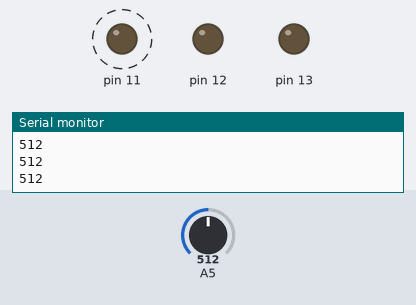
The sketch below on a simulated Arduino Uno, built with avr-gcc and run on an emulated ATmega328P. On the bench: output pins drawn as LEDs (lit = HIGH), the last lines printed to the serial monitor. Dashed ring = blinking. The inputs (shaded band) are chosen by the test bench; at power-on: A5 = 512.

Above: at 1.4 s.
1.5 s: A5 set to 390
At 2.35 s:
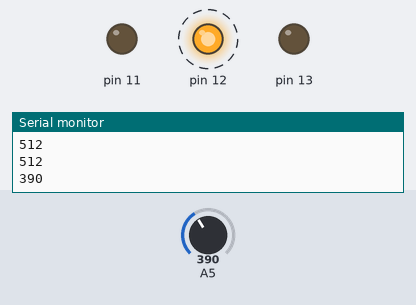
4.7 s: A5 set to 190
At 5.35 s:
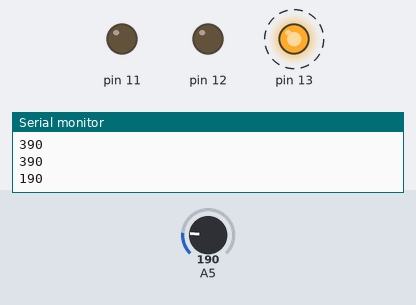
7.9 s: A5 set to 210
At 8.8 s:
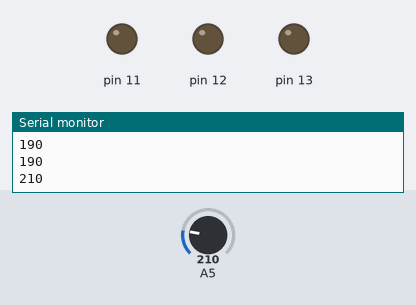
11.1 s: A5 set to 122
At 11.35 s:
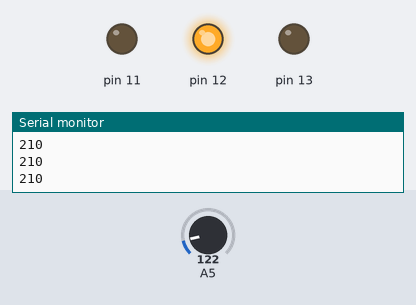
Timing chart, 0 to 15.3 s (numbered marks = the images above; inputs shaded):
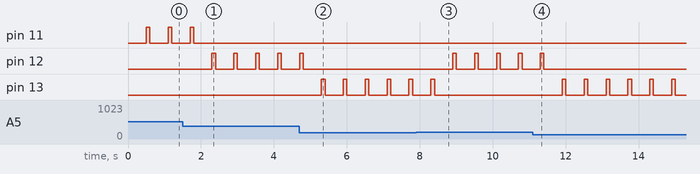

Measured:
- after the input at 1.5 s, pin 11: goes on until 1.8 s, then stays LOW; pin 12: alternates HIGH for 0.10 s and LOW for 0.50 s, starting after 0.80 s
- after the input at 4.7 s, pin 12: goes on until 4.8 s, then stays LOW; pin 13: alternates HIGH for 0.10 s and LOW for 0.50 s, starting after 0.60 s
- after the input at 7.9 s, pin 12: alternates HIGH for 0.10 s and LOW for 0.50 s, starting after 1.0 s; pin 13: goes on until 8.4 s, then stays LOW
- after the input at 11.1 s, pin 12: goes on until 11.4 s, then stays LOW; pin 13: alternates HIGH for 0.10 s and LOW for 0.50 s, starting after 0.81 s
- by itself, pin 11: alternates HIGH for 0.10 s and LOW for 0.50 s

The sketch:

sensor_de_luminosidade.ino
```cpp
void setup() {
  Serial.begin(9600);
  pinMode(13, OUTPUT);
  pinMode(12, OUTPUT);
  pinMode(11, OUTPUT);
}

void loop() {
  int luz;
  luz = analogRead(5);
  Serial.println(luz);
  delay(500);
  if(luz < 200){
    digitalWrite(13, HIGH);
    delay(100);
    digitalWrite(13, LOW);
  }else if(luz > 200 && luz < 400){
    digitalWrite(12, HIGH);
    delay(100);
    digitalWrite(12, LOW);
  }else if(luz > 400){
    digitalWrite(11, HIGH);
    delay(100);
    digitalWrite(11, LOW);
  }
}
```
